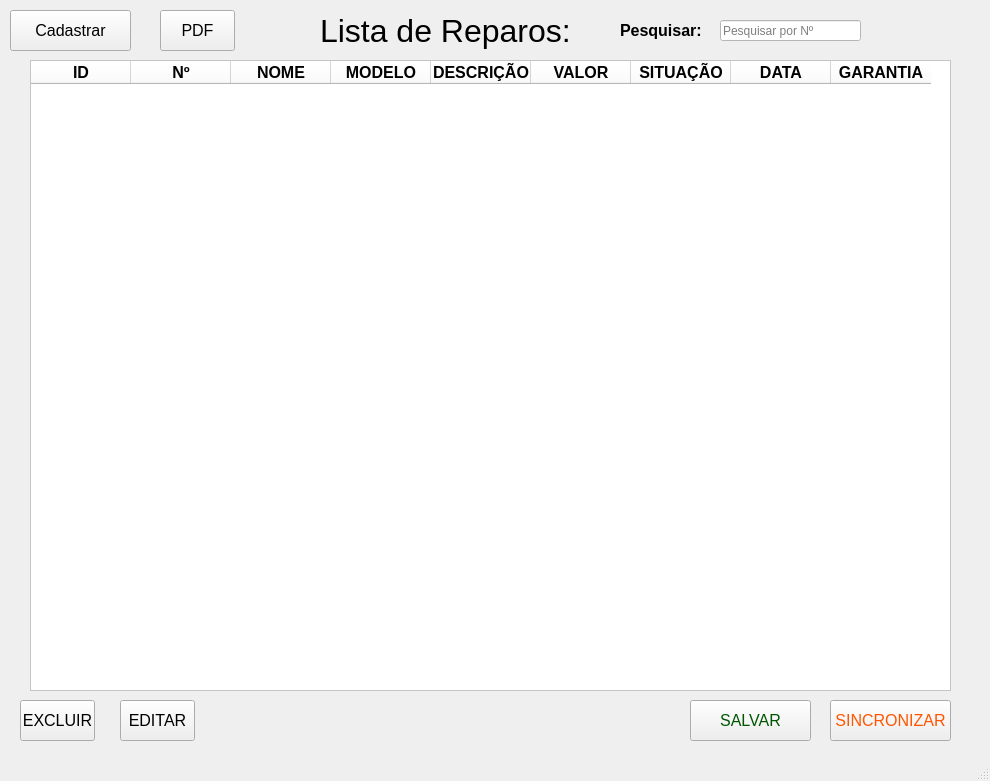
<?xml version="1.0" encoding="UTF-8"?>
<ui version="4.0">
 <class>MainWindow</class>
 <widget class="QMainWindow" name="MainWindow">
  <property name="geometry">
   <rect>
    <x>0</x>
    <y>0</y>
    <width>990</width>
    <height>781</height>
   </rect>
  </property>
  <property name="windowTitle">
   <string>Lista</string>
  </property>
  <property name="autoFillBackground">
   <bool>false</bool>
  </property>
  <property name="styleSheet">
   <string notr="true"/>
  </property>
  <widget class="QWidget" name="centralwidget">
   <widget class="QLabel" name="label">
    <property name="geometry">
     <rect>
      <x>320</x>
      <y>10</y>
      <width>251</width>
      <height>41</height>
     </rect>
    </property>
    <property name="font">
     <font>
      <pointsize>24</pointsize>
     </font>
    </property>
    <property name="text">
     <string>Lista de Reparos:</string>
    </property>
   </widget>
   <widget class="QPushButton" name="pushButton">
    <property name="geometry">
     <rect>
      <x>10</x>
      <y>10</y>
      <width>121</width>
      <height>41</height>
     </rect>
    </property>
    <property name="font">
     <font>
      <pointsize>12</pointsize>
     </font>
    </property>
    <property name="autoFillBackground">
     <bool>false</bool>
    </property>
    <property name="styleSheet">
     <string notr="true"/>
    </property>
    <property name="text">
     <string>Cadastrar</string>
    </property>
    <property name="autoExclusive">
     <bool>false</bool>
    </property>
    <property name="autoDefault">
     <bool>false</bool>
    </property>
    <property name="default">
     <bool>false</bool>
    </property>
    <property name="flat">
     <bool>false</bool>
    </property>
   </widget>
   <widget class="QTableWidget" name="tableWidget">
    <property name="geometry">
     <rect>
      <x>30</x>
      <y>60</y>
      <width>921</width>
      <height>631</height>
     </rect>
    </property>
    <property name="styleSheet">
     <string notr="true">background-color: rgb(255, 255, 255);</string>
    </property>
    <property name="gridStyle">
     <enum>Qt::NoPen</enum>
    </property>
    <column>
     <property name="text">
      <string>ID</string>
     </property>
     <property name="font">
      <font>
       <pointsize>12</pointsize>
       <weight>75</weight>
       <bold>true</bold>
      </font>
     </property>
    </column>
    <column>
     <property name="text">
      <string>Nº</string>
     </property>
     <property name="font">
      <font>
       <pointsize>12</pointsize>
       <weight>75</weight>
       <bold>true</bold>
      </font>
     </property>
    </column>
    <column>
     <property name="text">
      <string>NOME</string>
     </property>
     <property name="font">
      <font>
       <pointsize>12</pointsize>
       <weight>75</weight>
       <bold>true</bold>
      </font>
     </property>
    </column>
    <column>
     <property name="text">
      <string>MODELO</string>
     </property>
     <property name="font">
      <font>
       <pointsize>12</pointsize>
       <weight>75</weight>
       <bold>true</bold>
      </font>
     </property>
    </column>
    <column>
     <property name="text">
      <string>DESCRIÇÃO</string>
     </property>
     <property name="font">
      <font>
       <pointsize>12</pointsize>
       <weight>75</weight>
       <bold>true</bold>
      </font>
     </property>
    </column>
    <column>
     <property name="text">
      <string>VALOR</string>
     </property>
     <property name="font">
      <font>
       <pointsize>12</pointsize>
       <weight>75</weight>
       <bold>true</bold>
      </font>
     </property>
    </column>
    <column>
     <property name="text">
      <string>SITUAÇÃO</string>
     </property>
     <property name="font">
      <font>
       <pointsize>12</pointsize>
       <weight>75</weight>
       <bold>true</bold>
      </font>
     </property>
    </column>
    <column>
     <property name="text">
      <string>DATA</string>
     </property>
     <property name="font">
      <font>
       <pointsize>12</pointsize>
       <weight>75</weight>
       <bold>true</bold>
      </font>
     </property>
    </column>
    <column>
     <property name="text">
      <string>GARANTIA</string>
     </property>
     <property name="font">
      <font>
       <pointsize>12</pointsize>
       <weight>75</weight>
       <bold>true</bold>
      </font>
     </property>
    </column>
   </widget>
   <widget class="QPushButton" name="pushButton_2">
    <property name="enabled">
     <bool>true</bool>
    </property>
    <property name="geometry">
     <rect>
      <x>160</x>
      <y>10</y>
      <width>75</width>
      <height>41</height>
     </rect>
    </property>
    <property name="font">
     <font>
      <pointsize>12</pointsize>
      <weight>50</weight>
      <bold>false</bold>
     </font>
    </property>
    <property name="styleSheet">
     <string notr="true"/>
    </property>
    <property name="text">
     <string>PDF</string>
    </property>
   </widget>
   <widget class="QPushButton" name="pushButton_3">
    <property name="enabled">
     <bool>true</bool>
    </property>
    <property name="geometry">
     <rect>
      <x>20</x>
      <y>700</y>
      <width>75</width>
      <height>41</height>
     </rect>
    </property>
    <property name="font">
     <font>
      <pointsize>12</pointsize>
      <weight>50</weight>
      <bold>false</bold>
     </font>
    </property>
    <property name="styleSheet">
     <string notr="true"/>
    </property>
    <property name="text">
     <string>EXCLUIR</string>
    </property>
   </widget>
   <widget class="QPushButton" name="pushButton_4">
    <property name="enabled">
     <bool>true</bool>
    </property>
    <property name="geometry">
     <rect>
      <x>120</x>
      <y>700</y>
      <width>75</width>
      <height>41</height>
     </rect>
    </property>
    <property name="font">
     <font>
      <pointsize>12</pointsize>
      <weight>50</weight>
      <bold>false</bold>
     </font>
    </property>
    <property name="styleSheet">
     <string notr="true"/>
    </property>
    <property name="text">
     <string>EDITAR</string>
    </property>
   </widget>
   <widget class="QLineEdit" name="lineEdit">
    <property name="geometry">
     <rect>
      <x>720</x>
      <y>20</y>
      <width>141</width>
      <height>21</height>
     </rect>
    </property>
    <property name="styleSheet">
     <string notr="true">background-color: rgb(255, 255, 255);</string>
    </property>
    <property name="placeholderText">
     <string>Pesquisar por Nº</string>
    </property>
   </widget>
   <widget class="QLabel" name="label_2">
    <property name="geometry">
     <rect>
      <x>620</x>
      <y>20</y>
      <width>91</width>
      <height>21</height>
     </rect>
    </property>
    <property name="font">
     <font>
      <pointsize>12</pointsize>
      <weight>75</weight>
      <bold>true</bold>
     </font>
    </property>
    <property name="text">
     <string>Pesquisar:</string>
    </property>
   </widget>
   <widget class="QPushButton" name="pushButton_6">
    <property name="enabled">
     <bool>true</bool>
    </property>
    <property name="geometry">
     <rect>
      <x>830</x>
      <y>700</y>
      <width>121</width>
      <height>41</height>
     </rect>
    </property>
    <property name="font">
     <font>
      <pointsize>12</pointsize>
      <weight>50</weight>
      <bold>false</bold>
     </font>
    </property>
    <property name="styleSheet">
     <string notr="true">color: rgb(255, 85, 0);</string>
    </property>
    <property name="text">
     <string>SINCRONIZAR</string>
    </property>
   </widget>
   <widget class="QPushButton" name="pushButton_5">
    <property name="enabled">
     <bool>true</bool>
    </property>
    <property name="geometry">
     <rect>
      <x>690</x>
      <y>700</y>
      <width>121</width>
      <height>41</height>
     </rect>
    </property>
    <property name="font">
     <font>
      <pointsize>12</pointsize>
      <weight>50</weight>
      <bold>false</bold>
     </font>
    </property>
    <property name="autoFillBackground">
     <bool>false</bool>
    </property>
    <property name="styleSheet">
     <string notr="true">color: rgb(0, 85, 0);
</string>
    </property>
    <property name="text">
     <string>SALVAR</string>
    </property>
   </widget>
  </widget>
  <widget class="QMenuBar" name="menubar">
   <property name="geometry">
    <rect>
     <x>0</x>
     <y>0</y>
     <width>990</width>
     <height>21</height>
    </rect>
   </property>
  </widget>
  <widget class="QStatusBar" name="statusbar"/>
 </widget>
 <resources/>
 <connections/>
</ui>
